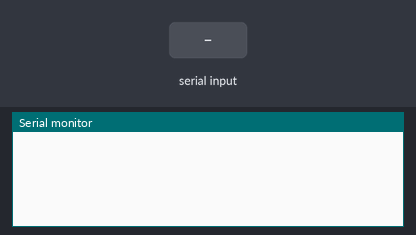
Recording of a sketch running on a simulated Arduino Uno, built with avr-gcc and run on an emulated ATmega328P. Shown: the last lines printed to the serial monitor. The test bench sets the inputs (shaded band).

Above: at 1.2 s.
1.3 s: ",\n" received over Serial
At 2.5 s:
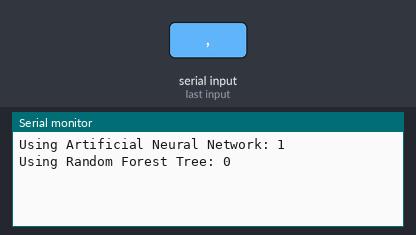
2.8 s: "90 45\n" received over Serial
At 4.1 s:
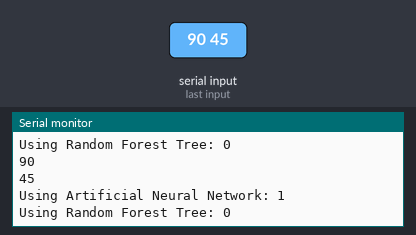

Measured:
- after the input at 1.3 s, the serial monitor: prints a new line at once (image 1)
- after the input at 2.8 s, the serial monitor: prints a new line at once (image 2)

The sketch:

diabetes.ino
```cpp
#include "eml_net.h"
#include "rfc_diabetes.h"
//For Artificial Neural Network
static const float diabetes_model_layer0_weights[96] = { -0.883749f, -1.828300f, 0.254916f, 1.203327f, 2.921104f, 0.595970f, 0.771837f, -0.835006f, -0.818809f, -0.283822f, 0.331837f, 0.005788f, -0.076783f, -0.101782f, 0.510586f, 0.407546f, -0.814550f, -0.414880f, -0.066051f, -0.056761f, -0.263104f, -0.317449f, -0.345990f, 0.177002f, -0.374953f, 0.166836f, -0.250094f, -0.627402f, 0.073300f, 0.157851f, 0.515486f, 0.279633f, 0.484492f, -0.292949f, -0.161728f, -0.020119f, 0.442325f, 0.198423f, -0.269516f, -0.074259f, -0.272912f, -0.610546f, -0.009217f, 0.051834f, 0.005071f, 0.091673f, -0.378228f, 0.284459f, -0.048385f, 0.244737f, -0.376868f, -0.780014f, -0.689628f, 0.071340f, -0.291137f, 0.461962f, -0.137799f, -0.110734f, 0.200234f, 0.483624f, 0.083262f, -0.735249f, -0.282207f, 0.007620f, 0.252736f, 0.133410f, -0.300379f, 0.098330f, 0.619199f, -0.085341f, -0.701355f, 0.626310f, 0.112672f, -0.263981f, -2.673459f, -0.416844f, 0.123326f, -0.302257f, -1.188759f, -1.195794f, -0.729464f, 0.221728f, 1.458155f, 0.950003f, 0.790462f, 0.538141f, -0.450201f, 0.079165f, 0.264714f, 0.557592f, 0.119344f, -0.273106f, 0.649227f, 0.131486f, -0.550325f, -0.123239f };
static const float diabetes_model_layer0_biases[12] = { 2.029392f, -1.938364f, -1.188876f, 0.231395f, -0.811941f, -0.174513f, 2.541039f, 3.620552f, -0.344983f, 0.000000f, -0.338021f, -3.311292f };
static const float diabetes_model_layer1_weights[96] = { 0.040969f, 0.369321f, -0.603477f, 0.505954f, -0.177908f, 0.022142f, -0.589655f, -0.581151f, -0.721850f, -0.128086f, 0.362877f, -1.208362f, -0.035690f, 0.410207f, 0.432454f, 0.257455f, 0.378764f, -1.349013f, 0.037998f, 0.116903f, -0.299597f, -0.323857f, -0.239594f, -0.391749f, -0.416542f, -0.423466f, -0.300950f, 0.101376f, 0.356615f, 0.034838f, -0.569692f, 0.530450f, 1.452886f, -0.487128f, 0.254779f, -0.617364f, -0.403130f, 0.378674f, -0.506676f, 1.225911f, -0.787147f, -0.447902f, 0.366311f, 0.835962f, -0.443821f, 0.282433f, 0.765722f, 1.263634f, -0.169940f, -0.242099f, 0.183112f, 0.294078f, -0.316198f, 0.177093f, 0.518771f, -0.672435f, -0.939099f, -0.210166f, 0.209892f, 0.598541f, 0.178147f, -0.462538f, -0.222251f, -0.484966f, 0.252298f, -0.921365f, -0.260726f, -0.071772f, -0.208347f, -0.565096f, -0.287838f, 0.135245f, -0.205404f, 0.433342f, 0.415437f, 0.296975f, -0.030629f, 0.428326f, 0.145141f, 0.248985f, -0.165460f, -0.612031f, 0.007210f, 0.187274f, 0.046503f, 0.171077f, -0.136645f, -0.540082f, 0.286587f, 0.200708f, -0.626687f, -0.508306f, -0.349175f, 0.092052f, -0.852209f, 0.331431f };
static const float diabetes_model_layer1_biases[8] = { -2.505902f, -1.009623f, -0.271015f, 1.437911f, -0.182938f, -0.098380f, -0.323320f, -3.346967f };
static const float diabetes_model_layer2_weights[8] = { 0.379623f, 1.714468f, 0.524556f, -1.755432f, 0.469948f, 0.411078f, 1.887663f, 0.552144f };
static const float diabetes_model_layer2_biases[1] = { -3.591292f };
static float diabetes_model_buf1[12];
static float diabetes_model_buf2[12];
static const EmlNetLayer diabetes_model_layers[3] = {
  { 12, 8, diabetes_model_layer0_weights, diabetes_model_layer0_biases, EmlNetActivationRelu },
  { 8, 12, diabetes_model_layer1_weights, diabetes_model_layer1_biases, EmlNetActivationRelu },
  { 1, 8, diabetes_model_layer2_weights, diabetes_model_layer2_biases, EmlNetActivationLogistic }
};
static EmlNet diabetes_model = { 3, diabetes_model_layers, diabetes_model_buf1, diabetes_model_buf2, 12 };

void setup() {
  Serial.begin(115200);

}

void loop() {
  float features[8];
  String classNames[] = {"False", "True"};
  int cnt = 0;
  bool ck = 0;
  String number = "";
  if (Serial.available() > 0)
  {
    while (true)
    {
      char input = Serial.read();
      if (input == '\n')
      {
        ck = 1;
        features[cnt] = number.toFloat();
        Serial.println(number);
        break;
      }
      if (input == ' ' || input == ',')
      {
        features[cnt] = number.toFloat();
        Serial.println(number);
        number = "";
        cnt++;
        continue;
      }
      number += input;
    }
  }
  cnt = 1;
  if (ck == 1)
  {
    int result  = eml_net_predict(&diabetes_model, features, 8);
    Serial.print("Using Artificial Neural Network: ");
    Serial.println(result);

    result  = rfc_diabetes_predict(features, 8);
    Serial.print("Using Random Forest Tree: ");
    Serial.println(result);
    cnt++;

  }
  delay(10);
}
```

eml_common.h
```cpp
#ifndef EML_COMMON_H
#define EML_COMMON_H

#include <stdbool.h>
#include <stdint.h>
#include <stddef.h>

// EmlError
typedef enum _EmlError {
    EmlOk = 0,
    EmlSizeMismatch,
    EmlUnsupported,
    EmlUninitialized,
    EmlPostconditionFailed,
    EmlUnknownError,
    EmlErrors,
} EmlError;

static const char *
eml_error_strs[EmlErrors] = {
    "OK",
    "SizeMismatch",
    "Uninitialized",
    "Unsupported",
    "Postcondition failed",
    "Unknown error",
};

bool
eml_error_valid(EmlError e) {
    return (e >= EmlOk && e < EmlErrors);
}

const char *
eml_error_str(EmlError e) {
    if (eml_error_valid(e)) {
        return eml_error_strs[e];
    } else {
        return "Invalid error code";
    }
}


typedef void (*EmlDebugFunction)(EmlError code, const char *file, int line);

#ifdef EML_DEBUG
void eml_debug_stderr(EmlError code, const char *file, int line)
{
    const bool log_error = getenv("EML_DEBUG_LOG") != NULL;
    const bool fatal_errors = getenv("EML_DEBUG_FATAL_ERRORS") != NULL;
    if (log_error) {
        const char *err_str = eml_error_str(code);
        fprintf(stderr, "EmlError %s at %s:%d \n",
                        err_str, file, line);
    }
    if (fatal_errors) {
        exit(11);
    }
}

static EmlDebugFunction eml_debug = eml_debug_stderr;
#endif

#ifdef EML_DEBUG

#define EML_PRECONDITION(expr, errorcode) \
    do { \
        if (!(expr)) { \
            if (eml_debug) { eml_debug(errorcode, __FILE__, __LINE__); } \
            return errorcode; \
        } \
    } while (0);

// Return errorcode if expr not satisfied
#define EML_POSTCONDITION(expr, errorcode) \
    do { \
        if (!(expr)) { \
            if (eml_debug) { eml_debug(errorcode, __FILE__, __LINE__); } \
            return errorcode; \
        } \
    } while (0);


#else // EML_DEBUG


// Return errorcode if expr not satisfied
#define EML_PRECONDITION(expr, errorcode) \
    do { \
        if (!(expr)) { \
            return errorcode; \
        } \
    } while (0);

// Return errorcode if expr not satisfied
#define EML_POSTCONDITION(expr, errorcode) \
    do { \
        if (!(expr)) { \
            return errorcode; \
        } \
    } while (0);

#endif // EML_DEBUG

// Return if expr gives error
#define EML_CHECK_ERROR(expr) \
    do { \
        const EmlError _e = (expr); \
        if (_e != EmlOk) { \
            return _e; \
        } \
    } while (0);


#ifndef M_PI
#define M_PI 3.14159265358979323846
#endif


static inline
float eml_max(float a, float b) {
    return (a > b) ? a : b;
}
static inline
float eml_min(float a, float b) {
    return (a < b) ? a : b;
}

#endif // EML_COMMON_H
```

eml_net.h
```cpp
#include "eml_common.h"

#include <stdint.h>
#include <math.h>


// TODO: implement elu
// TODO: implement SeLu for SNN
// TODO: implement HardSigmoid
typedef enum _EmlNetActivationFunction {
    EmlNetActivationIdentity = 0,
    EmlNetActivationRelu,
    EmlNetActivationLogistic,
    EmlNetActivationSoftmax,
    EmlNetActivationTanh,
    EmlNetActivationFunctions,
} EmlNetActivationFunction;

static const char *
eml_net_activation_function_strs[EmlNetActivationFunctions] = {
    "identity",
    "relu",
    "logistic",
    "softmax",
    "tanh",
};

typedef struct _EmlNetLayer {
    int32_t n_outputs;
    int32_t n_inputs;
    const float *weights;
    const float *biases;
    EmlNetActivationFunction activation;
} EmlNetLayer;

typedef struct _EmlNet {
    // Layers of the neural network
    int32_t n_layers;
    const EmlNetLayer *layers;
    // Buffers for storing activations
    float *activations1;
    float *activations2;
    int32_t activations_length;
} EmlNet;


static float
eml_net_relu(float in) {
    return (in <= 0.0f) ? 0.0f : in;
}

static float
eml_net_expit(float in) {
    return 1.0f / (1.0f + expf(-in));
}

static float
eml_net_tanh(float in) {
    return tanhf(in);
}

static EmlError
eml_net_softmax(float *input, size_t input_length)
{
    EML_PRECONDITION(input, EmlUninitialized);

    float input_max = -INFINITY;
    for (size_t i = 0; i < input_length; i++) {
        if (input[i] > input_max) {
            input_max = input[i];
        }
    }

    float sum = 0.0f;
    for (size_t i = 0; i < input_length; i++) {
        sum += expf(input[i] - input_max);
    }

    const float offset = input_max + logf(sum);
    for (size_t i = 0; i < input_length; i++) {
        input[i] = expf(input[i] - offset);
    }

    return EmlOk;
}

int32_t
eml_net_argmax(const float *values, int32_t values_length) {

    float vmax = -INFINITY;
    int32_t argmax = -1;
    for (int i=0; i<values_length; i++) {
        if (values[i] > vmax) {
            vmax = values[i];
            argmax = i;
        }
    }
    return argmax;
}


static bool
eml_net_valid(EmlNet *model) {
    bool not_null = model->layers && model->activations1 && model->activations2;
    return not_null;
}

static inline int32_t
eml_net_outputs(EmlNet *model) {
    return model->layers[model->n_layers-1].n_outputs;
}

// For binary problem, one output, we need to report [ prob(class_0), prob(class_1)]
static inline int32_t
eml_net_outputs_proba(EmlNet *model) {
    int32_t n_outputs = eml_net_outputs(model);
    if (n_outputs == 1) {
        n_outputs = 2;
    }
    return n_outputs;
}

// Calculate size of activation value arrays
static int32_t
eml_net_find_largest_layer(EmlNet *model) {
    int32_t largest = -1;
    for (int i=0; i<model->n_layers; i++) {
        if (model->layers[i].n_inputs > largest) {
            largest = model->layers[i].n_inputs;
        }
        if (model->layers[i].n_outputs > largest) {
            largest = model->layers[i].n_outputs;
        }
    }
    return largest;
}


// CMSIS-NN tricks
// - fixed-point math
// - quantize to 8 or 16 bit (q7,q15)
// - block-based matrix and vector multiplication
// - weight reordering to match multiplication blocks
// CNN
// - partial im2col, reordering image to match convolution kernel (and size).
// - split x-y pooling. in-place. 4.5x speedup
// Activations
// - SIMD relu on signbit
// CIFAR-10, 80% accuracy, 100ms. 87KB weights, 55KB activations

// MobileNets
// depthwise-separable convolution, for multiple (color) channels
//
// Strassen matrix multiplication
// Winograd filter-based convolution, 16mul instead of 36. 2-3x speedup on GPU
// "Fast algorithms for convolutional neural networks"
// https://arxiv.org/abs/1509.09308
//
// Convolutional Kernel Networks
// https://papers.nips.cc/paper/5348-convolutional-kernel-networks.pdf
// Approximation of CNN with Gaussian kernels, on unsupervised feature kernels
// reached state-of-art in MINST/CIFAR-10 with linear SVM classifier
// scattering transform also did well


EmlError
eml_net_layer_forward(const EmlNetLayer *layer,
                    const float *in, int32_t in_length,
                    float *out, int32_t out_length)
{
    EML_PRECONDITION(in_length >= layer->n_inputs, EmlSizeMismatch);
    EML_PRECONDITION(out_length >= layer->n_outputs, EmlSizeMismatch);
    EML_PRECONDITION(layer->weights, EmlUninitialized);
    EML_PRECONDITION(layer->biases, EmlUninitialized);

    //printf("weights "); print_array(layer->weights, layer->n_inputs*layer->n_outputs);
    //printf("biases "); print_array(layer->biases, layer->n_outputs);

    // TODO: matrix multiplication should be done in blocks. Ex 2x4*4x2 = 2x2
    // multiply inputs by weights
    for (int o=0; o<layer->n_outputs; o++) {
        float sum = 0.0f;
        for (int i=0; i<layer->n_inputs; i++) {
            const int w_idx = o+(i*layer->n_outputs); // not stored continious
            const float w = layer->weights[w_idx];
            sum += w * in[i];
        }

        out[o] = sum + layer->biases[o];

    }

    // apply activation function
    if (layer->activation == EmlNetActivationIdentity) {
        // no-op
    } else if (layer->activation == EmlNetActivationRelu) {
        for (int i=0; i<layer->n_outputs; i++) {
            out[i] = eml_net_relu(out[i]);
        }
    } else if (layer->activation == EmlNetActivationLogistic) {
        for (int i=0; i<layer->n_outputs; i++) {
            out[i] = eml_net_expit(out[i]);
        }
    } else if (layer->activation == EmlNetActivationTanh) {
        for (int i=0; i<layer->n_outputs; i++) {
            out[i] = eml_net_tanh(out[i]);
        }
    } else if (layer->activation == EmlNetActivationSoftmax) {
        eml_net_softmax(out, layer->n_outputs);
    } else {
        return EmlUnsupported;
    }

    //printf("activations "); print_array(out, layer->n_outputs);

    return EmlOk;
}


// Run inferences. Leaves results in activations2
EmlError
eml_net_infer(EmlNet *model, const float *features, int32_t features_length)
{
    EML_PRECONDITION(eml_net_valid(model), EmlUninitialized);
    EML_PRECONDITION(model->n_layers >= 2, EmlUnsupported);
    EML_PRECONDITION(features_length == model->layers[0].n_inputs, EmlSizeMismatch);
    EML_PRECONDITION(model->activations_length >= eml_net_find_largest_layer(model), EmlSizeMismatch);

    const int32_t buffer_length = model->activations_length;
    float *buffer1 = model->activations1;
    float *buffer2 = model->activations2;

    // Input layer
    EML_CHECK_ERROR(eml_net_layer_forward(&model->layers[0], features,
                        features_length, buffer1, buffer_length));

    // Hidden layers
    for (int l=1; l<model->n_layers-1; l++) {
        const EmlNetLayer *layer = &model->layers[l];
        // PERF: avoid copying, swap buffers instead
        EML_CHECK_ERROR(eml_net_layer_forward(layer, buffer1, buffer_length, buffer2, buffer_length));
        for (int i=0; i<buffer_length; i++) {
            buffer1[i] = buffer2[i];
        }
    }

    // Output layer
    EML_CHECK_ERROR(eml_net_layer_forward(&model->layers[model->n_layers-1],
                        buffer1, buffer_length, buffer2, buffer_length));

    return EmlOk;
}

EmlError
eml_net_predict_proba(EmlNet *model, const float *features, int32_t features_length,
                                  float *out, int32_t out_length)
{
    EML_PRECONDITION(eml_net_valid(model), EmlUninitialized);
    EML_PRECONDITION(features, EmlUninitialized);
    EML_PRECONDITION(out, EmlUninitialized);
    const int32_t n_outputs = eml_net_outputs_proba(model);
    EML_PRECONDITION(out_length == n_outputs, EmlSizeMismatch);

    EML_CHECK_ERROR(eml_net_infer(model, features, features_length));

    float proba_sum = 0.0f;

    if (n_outputs == 2) {
        out[1] = model->activations2[0];
        out[0] = 1.0f - out[1];
        proba_sum = out[0] + out[1];
    } else {
        for (int i=0; i<n_outputs; i++) {
            const float p = model->activations2[i];
            out[i] = p;
            proba_sum += p;
        }
    }

    EML_POSTCONDITION(fabs(proba_sum - 1.0) < 0.001, EmlPostconditionFailed);

    return EmlOk;
}


// Return the class, or -EmlError on failure
int32_t
eml_net_predict(EmlNet *model, const float *features, int32_t features_length) {

    const EmlError error = eml_net_infer(model, features, features_length);
    if (error != EmlOk) {
        return -error;
    }

    const int32_t n_outputs = eml_net_outputs(model);

    int32_t _class = -EmlUnknownError;
    if (n_outputs == 1) {
        _class = (model->activations2[0] > 0.5f) ? 1 : 0;
    } else if (n_outputs > 1) {
        _class = eml_net_argmax(model->activations2, n_outputs);
    }

    return _class;
}
```

eml_trees.h
```cpp
#ifndef EMTREES_H
#define EMTREES_H

#include <stdint.h>

typedef struct _EmlTreesNode {
    int8_t feature;
    float value;
    int16_t left;
    int16_t right;
} EmlTreesNode;


typedef struct _EmlTrees {
    int32_t n_nodes;
    EmlTreesNode *nodes;

    int32_t n_trees;
    int32_t *tree_roots;

    // int8_t n_features;
    // int8_t n_classes;
} EmlTrees;

typedef enum _EmlTreesError {
    EmlTreesOK = 0,
    EmlTreesUnknownError,
    EmlTreesInvalidClassPredicted,
    EmlTreesErrorLength,
} EmlTreesError;

const char *eml_trees_errors[EmlTreesErrorLength+1] = {
   "OK",
   "Unknown error",
   "Invalid class predicted",
   "Error length",
};

#ifndef EMTREES_MAX_CLASSES
#define EMTREES_MAX_CLASSES 10
#endif

static int32_t
eml_trees_predict_tree(const EmlTrees *forest, int32_t tree_root, const float *features, int8_t features_length) {
    int32_t node_idx = tree_root;

    // TODO: see if using a pointer node instead of indirect adressing using node_idx improves perf
    while (forest->nodes[node_idx].feature >= 0) {
        const int8_t feature = forest->nodes[node_idx].feature;
        const float value = features[feature];
        const float point = forest->nodes[node_idx].value;
        //printf("node %d feature %d. %d < %d\n", node_idx, feature, value, point);
        node_idx = (value < point) ? forest->nodes[node_idx].left : forest->nodes[node_idx].right;
    }
    return forest->nodes[node_idx].value;
}

int32_t
eml_trees_predict(const EmlTrees *forest, const float *features, int8_t features_length) {

    //printf("features %d\n", features_length);
    //printf("trees %d\n", forest->n_trees);
    //printf("nodes %d\n", forest->n_nodes);

    // FIXME: check if number of tree features is bigger than provided
    // FIXME: check if number of classes is bigger than MAX_CLASSES, error

    int32_t votes[EMTREES_MAX_CLASSES] = {0};
    for (int32_t i=0; i<forest->n_trees; i++) {
        const int32_t _class = eml_trees_predict_tree(forest, forest->tree_roots[i], features, features_length);
        //printf("pred[%d]: %d\n", i, _class);
        if (_class >= 0 && _class < EMTREES_MAX_CLASSES) {
            votes[_class] += 1;
        } else {
            return -EmlTreesInvalidClassPredicted;
        }
    }

    int32_t most_voted_class = -1;
    int32_t most_voted_votes = 0;
    for (int32_t i=0; i<EMTREES_MAX_CLASSES; i++) {
        //printf("votes[%d]: %d\n", i, votes[i]);
        if (votes[i] > most_voted_votes) {
            most_voted_class = i;
            most_voted_votes = votes[i];
        }
    }

    return most_voted_class;
}

#endif // EMTREES_H
```

Source omitted: rfc_diabetes.h (97658 bytes)
